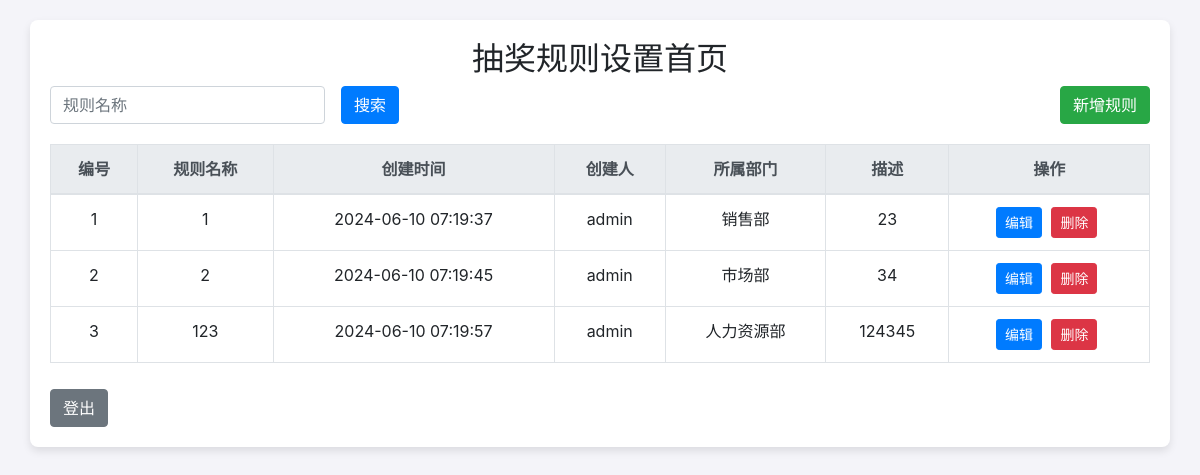
The page /lottery_rules on the database as committed earlier.
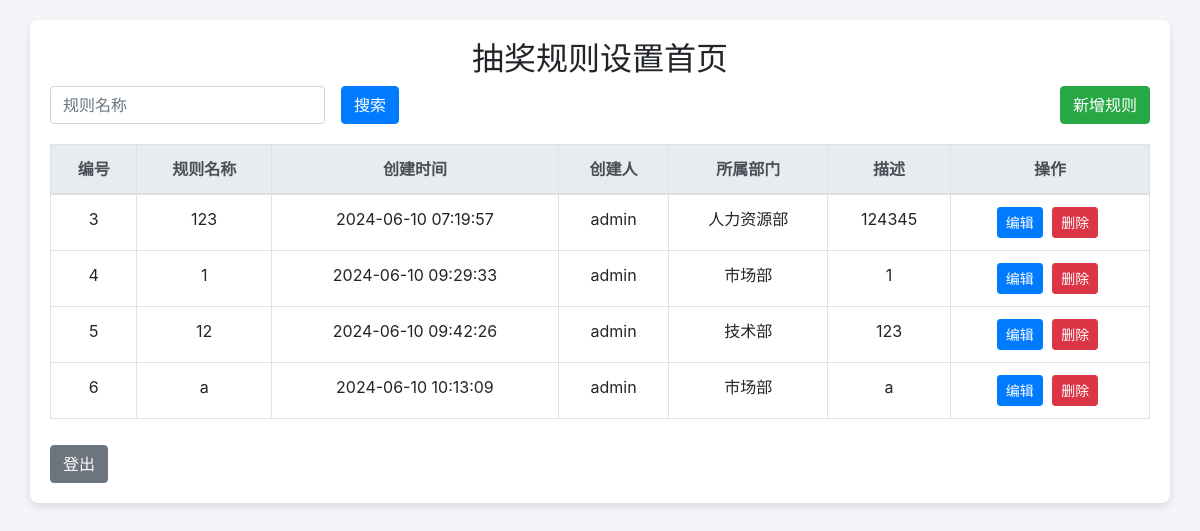
The same page on the database as committed later.
### app.py (models this page shows)
class LotteryRule(db.Model):
    id = db.Column(db.Integer, primary_key=True)
    name = db.Column(db.String(100), nullable=False)
    description = db.Column(db.String(500))
    prizes = db.relationship('Prize', backref='lottery_rule', lazy=True, cascade='all, delete-orphan')
    participants = db.Column(db.String(100), nullable=False)
    mode = db.Column(db.String(100), nullable=False)
    created_at = db.Column(db.DateTime, default=datetime.utcnow)
    created_by = db.Column(db.String(100), default='admin')
    department = db.Column(db.String(100), nullable=False)
    status = db.Column(db.String(20), default='draft')

### app.py (the view)
@app.route('/lottery_rules', methods=['GET', 'POST'])
def lottery_rules():
    if request.method == 'POST':
        search_query = request.form.get('search_query', '')
        rules = LotteryRule.query.filter(LotteryRule.name.contains(search_query)).filter_by(status='final').all()
    else:
        rules = LotteryRule.query.filter_by(status='final').all()
    return render_template('lottery_rules.html', rules=rules)

### templates/lottery_rules.html (shortened to what this page needs)
<!DOCTYPE html>
<html lang="en">
<head>
    <link rel="stylesheet" href="https://stackpath.bootstrapcdn.com/bootstrap/4.3.1/css/bootstrap.min.css">
</head>
<body>
    <div class="container">
        <h2 class="text-center">抽奖规则设置首页</h2>
        <form method="post" action="/lottery_rules" class="d-flex justify-content-between mb-3">
            <input type="text" class="form-control w-25" name="search_query" placeholder="规则名称">
            <button type="submit" class="btn btn-primary ml-3">搜索</button>
            <button type="button" class="btn btn-success ml-auto" onclick="window.location.href='/add_lottery_rule'">新增规则</button>
        </form>
        <table class="table table-bordered table-hover">
            <thead class="thead-light">
                <tr>
                    <th>编号</th>
                    <th>规则名称</th>
                    <th>创建时间</th>
                    <th>创建人</th>
                    <th>所属部门</th>
                    <th>描述</th>
                    <th>操作</th>
                </tr>
            </thead>
            <tbody>
                {% for rule in rules %}
                <tr>
                    <td>{{ rule.id }}</td>
                    <td>{{ rule.name }}</td>
                    <td>{{ rule.created_at.strftime('%Y-%m-%d %H:%M:%S') }}</td>
                    <td>{{ rule.created_by }}</td>
                    <td>{{ rule.department }}</td>
                    <td>{{ rule.description }}</td>
                    <td class="actions">
                        <button class="btn btn-primary btn-sm" onclick="editRule({{ rule.id }})">编辑</button>
                        <button class="btn btn-danger btn-sm" onclick="deleteRule({{ rule.id }})">删除</button>
                    </td>
                </tr>
                {% endfor %}
            </tbody>
        </table>
        <button type="button" class="btn btn-secondary back-button" onclick="window.location.href='/'">登出</button>
    </div>
</body>
</html>

### templates/lottery_rules.html (style rules this page uses)
body { background-color: #f4f4f9; }
.container { margin-top: 20px; background: #fff; padding: 20px; border-radius: 8px; box-shadow: 0 4px 8px rgba(0,0,0,0.1); }
.actions button { margin-right: 5px; }
.back-button { margin-top: 10px; }
table { margin-top: 20px; }
th, td { text-align: center; }

Rows that differ between the two databases and show on the page:
removed LotteryRule: id "1", name "1", created_at "2024-06-10 07:19:37", created_by "admin", department "销售部", description "23"
removed LotteryRule: id "2", name "2", created_at "2024-06-10 07:19:45", created_by "admin", department "市场部", description "34"
added LotteryRule: id "4", name "1", created_at "2024-06-10 09:29:33", created_by "admin", department "市场部", description "1"
added LotteryRule: id "5", name "12", created_at "2024-06-10 09:42:26", created_by "admin", department "技术部", description "123"
added LotteryRule: id "6", name "a", created_at "2024-06-10 10:13:09", created_by "admin", department "市场部", description "a"
